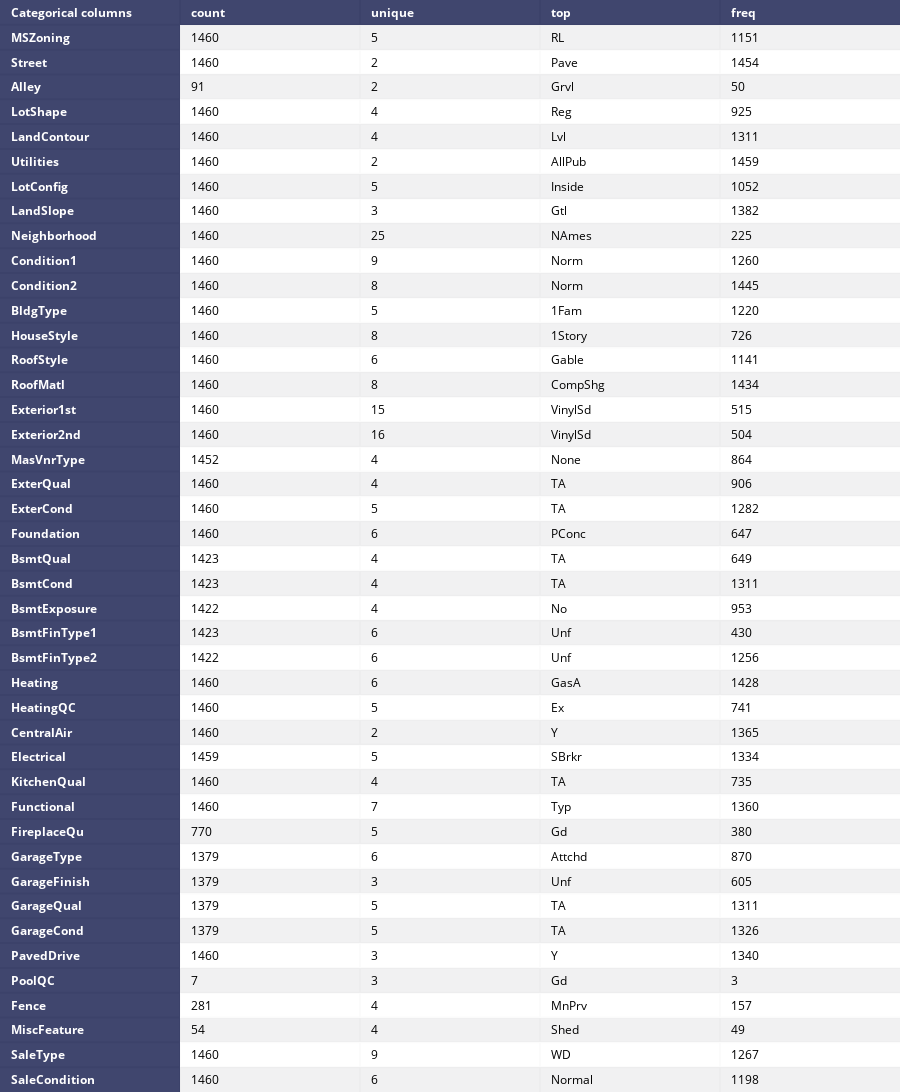

Here is the notebook cell this chart was saved with:
### Code cell
table_cat = ff.create_table(df.describe(include=['O']).T, index=True, index_title='Categorical columns')
iplot(table_cat)

### Figure 1 — Plotly figure (JSON) as saved in the notebook; plotly's stock layout.template omitted (floating-point values rounded to 4 significant figures; data arrays with more than 128 entries replaced by an {"elided": "..."} marker saying what was removed)
{"data": [{"colorscale": [[0, "#00083e"], [0.5, "#ededee"], [1, "#ffffff"]], "hoverinfo": "none", "opacity": 0.75, "showscale": false, "type": "heatmap", "uid": "4463082e-be64-4ded-a02d-e912ae786a1d", "z": {"elided": "44x5 float values"}}], "layout": {"annotations": [{"align": "left", "font": {"color": "#ffffff"}, "showarrow": false, "text": "<b>Categorical columns</b>", "x": -0.45, "xanchor": "left", "xref": "x", "y": 0, "yref": "y"}, {"align": "left", "font": {"color": "#ffffff"}, "showarrow": false, "text": "<b>count</b>", "x": 0.55, "xanchor": "left", "xref": "x", "y": 0, "yref": "y"}, {"align": "left", "font": {"color": "#ffffff"}, "showarrow": false, "text": "<b>unique</b>", "x": 1.55, "xanchor": "left", "xref": "x", "y": 0, "yref": "y"}, {"align": "left", "font": {"color": "#ffffff"}, "showarrow": false, "text": "<b>top</b>", "x": 2.55, "xanchor": "left", "xref": "x", "y": 0, "yref": "y"}, {"align": "left", "font": {"color": "#ffffff"}, "showarrow": false, "text": "<b>freq</b>", "x": 3.55, "xanchor": "left", "xref": "x", "y": 0, "yref": "y"}, {"align": "left", "font": {"color": "#ffffff"}, "showarrow": false, "text": "<b>MSZoning</b>", "x": -0.45, "xanchor": "left", "xref": "x", "y": 1, "yref": "y"}, {"align": "left", "font": {"color": "#000000"}, "showarrow": false, "text": "1460", "x": 0.55, "xanchor": "left", "xref": "x", "y": 1, "yref": "y"}, {"align": "left", "font": {"color": "#000000"}, "showarrow": false, "text": "5", "x": 1.55, "xanchor": "left", "xref": "x", "y": 1, "yref": "y"}, {"align": "left", "font": {"color": "#000000"}, "showarrow": false, "text": "RL", "x": 2.55, "xanchor": "left", "xref": "x", "y": 1, "yref": "y"}, {"align": "left", "font": {"color": "#000000"}, "showarrow": false, "text": "1151", "x": 3.55, "xanchor": "left", "xref": "x", "y": 1, "yref": "y"}, {"align": "left", "font": {"color": "#ffffff"}, "showarrow": false, "text": "<b>Street</b>", "x": -0.45, "xanchor": "left", "xref": "x", "y": 2, "yref": "y"}, {"align": "left", "font": {"color": "#000000"}, "showarrow": false, "text": "1460", "x": 0.55, "xanchor": "left", "xref": "x", "y": 2, "yref": "y"}, {"align": "left", "font": {"color": "#000000"}, "showarrow": false, "text": "2", "x": 1.55, "xanchor": "left", "xref": "x", "y": 2, "yref": "y"}, {"align": "left", "font": {"color": "#000000"}, "showarrow": false, "text": "Pave", "x": 2.55, "xanchor": "left", "xref": "x", "y": 2, "yref": "y"}, {"align": "left", "font": {"color": "#000000"}, "showarrow": false, "text": "1454", "x": 3.55, "xanchor": "left", "xref": "x", "y": 2, "yref": "y"}, {"align": "left", "font": {"color": "#ffffff"}, "showarrow": false, "text": "<b>Alley</b>", "x": -0.45, "xanchor": "left", "xref": "x", "y": 3, "yref": "y"}, {"align": "left", "font": {"color": "#000000"}, "showarrow": false, "text": "91", "x": 0.55, "xanchor": "left", "xref": "x", "y": 3, "yref": "y"}, {"align": "left", "font": {"color": "#000000"}, "showarrow": false, "text": "2", "x": 1.55, "xanchor": "left", "xref": "x", "y": 3, "yref": "y"}, {"align": "left", "font": {"color": "#000000"}, "showarrow": false, "text": "Grvl", "x": 2.55, "xanchor": "left", "xref": "x", "y": 3, "yref": "y"}, {"align": "left", "font": {"color": "#000000"}, "showarrow": false, "text": "50", "x": 3.55, "xanchor": "left", "xref": "x", "y": 3, "yref": "y"}, {"align": "left", "font": {"color": "#ffffff"}, "showarrow": false, "text": "<b>LotShape</b>", "x": -0.45, "xanchor": "left", "xref": "x", "y": 4, "yref": "y"}, {"align": "left", "font": {"color": "#000000"}, "showarrow": false, "text": "1460", "x": 0.55, "xanchor": "left", "xref": "x", "y": 4, "yref": "y"}, {"align": "left", "font": {"color": "#000000"}, "showarrow": false, "text": "4", "x": 1.55, "xanchor": "left", "xref": "x", "y": 4, "yref": "y"}, {"align": "left", "font": {"color": "#000000"}, "showarrow": false, "text": "Reg", "x": 2.55, "xanchor": "left", "xref": "x", "y": 4, "yref": "y"}, {"align": "left", "font": {"color": "#000000"}, "showarrow": false, "text": "925", "x": 3.55, "xanchor": "left", "xref": "x", "y": 4, "yref": "y"}, {"align": "left", "font": {"color": "#ffffff"}, "showarrow": false, "text": "<b>LandContour</b>", "x": -0.45, "xanchor": "left", "xref": "x", "y": 5, "yref": "y"}, {"align": "left", "font": {"color": "#000000"}, "showarrow": false, "text": "1460", "x": 0.55, "xanchor": "left", "xref": "x", "y": 5, "yref": "y"}, {"align": "left", "font": {"color": "#000000"}, "showarrow": false, "text": "4", "x": 1.55, "xanchor": "left", "xref": "x", "y": 5, "yref": "y"}, {"align": "left", "font": {"color": "#000000"}, "showarrow": false, "text": "Lvl", "x": 2.55, "xanchor": "left", "xref": "x", "y": 5, "yref": "y"}, {"align": "left", "font": {"color": "#000000"}, "showarrow": false, "text": "1311", "x": 3.55, "xanchor": "left", "xref": "x", "y": 5, "yref": "y"}, {"align": "left", "font": {"color": "#ffffff"}, "showarrow": false, "text": "<b>Utilities</b>", "x": -0.45, "xanchor": "left", "xref": "x", "y": 6, "yref": "y"}, {"align": "left", "font": {"color": "#000000"}, "showarrow": false, "text": "1460", "x": 0.55, "xanchor": "left", "xref": "x", "y": 6, "yref": "y"}, {"align": "left", "font": {"color": "#000000"}, "showarrow": false, "text": "2", "x": 1.55, "xanchor": "left", "xref": "x", "y": 6, "yref": "y"}, {"align": "left", "font": {"color": "#000000"}, "showarrow": false, "text": "AllPub", "x": 2.55, "xanchor": "left", "xref": "x", "y": 6, "yref": "y"}, {"align": "left", "font": {"color": "#000000"}, "showarrow": false, "text": "1459", "x": 3.55, "xanchor": "left", "xref": "x", "y": 6, "yref": "y"}, {"align": "left", "font": {"color": "#ffffff"}, "showarrow": false, "text": "<b>LotConfig</b>", "x": -0.45, "xanchor": "left", "xref": "x", "y": 7, "yref": "y"}, {"align": "left", "font": {"color": "#000000"}, "showarrow": false, "text": "1460", "x": 0.55, "xanchor": "left", "xref": "x", "y": 7, "yref": "y"}, {"align": "left", "font": {"color": "#000000"}, "showarrow": false, "text": "5", "x": 1.55, "xanchor": "left", "xref": "x", "y": 7, "yref": "y"}, {"align": "left", "font": {"color": "#000000"}, "showarrow": false, "text": "Inside", "x": 2.55, "xanchor": "left", "xref": "x", "y": 7, "yref": "y"}, {"align": "left", "font": {"color": "#000000"}, "showarrow": false, "text": "1052", "x": 3.55, "xanchor": "left", "xref": "x", "y": 7, "yref": "y"}, {"align": "left", "font": {"color": "#ffffff"}, "showarrow": false, "text": "<b>LandSlope</b>", "x": -0.45, "xanchor": "left", "xref": "x", "y": 8, "yref": "y"}, {"align": "left", "font": {"color": "#000000"}, "showarrow": false, "text": "1460", "x": 0.55, "xanchor": "left", "xref": "x", "y": 8, "yref": "y"}, {"align": "left", "font": {"color": "#000000"}, "showarrow": false, "text": "3", "x": 1.55, "xanchor": "left", "xref": "x", "y": 8, "yref": "y"}, {"align": "left", "font": {"color": "#000000"}, "showarrow": false, "text": "Gtl", "x": 2.55, "xanchor": "left", "xref": "x", "y": 8, "yref": "y"}, {"align": "left", "font": {"color": "#000000"}, "showarrow": false, "text": "1382", "x": 3.55, "xanchor": "left", "xref": "x", "y": 8, "yref": "y"}, {"align": "left", "font": {"color": "#ffffff"}, "showarrow": false, "text": "<b>Neighborhood</b>", "x": -0.45, "xanchor": "left", "xref": "x", "y": 9, "yref": "y"}, {"align": "left", "font": {"color": "#000000"}, "showarrow": false, "text": "1460", "x": 0.55, "xanchor": "left", "xref": "x", "y": 9, "yref": "y"}, {"align": "left", "font": {"color": "#000000"}, "showarrow": false, "text": "25", "x": 1.55, "xanchor": "left", "xref": "x", "y": 9, "yref": "y"}, {"align": "left", "font": {"color": "#000000"}, "showarrow": false, "text": "NAmes", "x": 2.55, "xanchor": "left", "xref": "x", "y": 9, "yref": "y"}, {"align": "left", "font": {"color": "#000000"}, "showarrow": false, "text": "225", "x": 3.55, "xanchor": "left", "xref": "x", "y": 9, "yref": "y"}, {"align": "left", "font": {"color": "#ffffff"}, "showarrow": false, "text": "<b>Condition1</b>", "x": -0.45, "xanchor": "left", "xref": "x", "y": 10, "yref": "y"}, {"align": "left", "font": {"color": "#000000"}, "showarrow": false, "text": "1460", "x": 0.55, "xanchor": "left", "xref": "x", "y": 10, "yref": "y"}, {"align": "left", "font": {"color": "#000000"}, "showarrow": false, "text": "9", "x": 1.55, "xanchor": "left", "xref": "x", "y": 10, "yref": "y"}, {"align": "left", "font": {"color": "#000000"}, "showarrow": false, "text": "Norm", "x": 2.55, "xanchor": "left", "xref": "x", "y": 10, "yref": "y"}, {"align": "left", "font": {"color": "#000000"}, "showarrow": false, "text": "1260", "x": 3.55, "xanchor": "left", "xref": "x", "y": 10, "yref": "y"}, {"align": "left", "font": {"color": "#ffffff"}, "showarrow": false, "text": "<b>Condition2</b>", "x": -0.45, "xanchor": "left", "xref": "x", "y": 11, "yref": "y"}, {"align": "left", "font": {"color": "#000000"}, "showarrow": false, "text": "1460", "x": 0.55, "xanchor": "left", "xref": "x", "y": 11, "yref": "y"}, {"align": "left", "font": {"color": "#000000"}, "showarrow": false, "text": "8", "x": 1.55, "xanchor": "left", "xref": "x", "y": 11, "yref": "y"}, {"align": "left", "font": {"color": "#000000"}, "showarrow": false, "text": "Norm", "x": 2.55, "xanchor": "left", "xref": "x", "y": 11, "yref": "y"}, {"align": "left", "font": {"color": "#000000"}, "showarrow": false, "text": "1445", "x": 3.55, "xanchor": "left", "xref": "x", "y": 11, "yref": "y"}, {"align": "left", "font": {"color": "#ffffff"}, "showarrow": false, "text": "<b>BldgType</b>", "x": -0.45, "xanchor": "left", "xref": "x", "y": 12, "yref": "y"}, {"align": "left", "font": {"color": "#000000"}, "showarrow": false, "text": "1460", "x": 0.55, "xanchor": "left", "xref": "x", "y": 12, "yref": "y"}, {"align": "left", "font": {"color": "#000000"}, "showarrow": false, "text": "5", "x": 1.55, "xanchor": "left", "xref": "x", "y": 12, "yref": "y"}, {"align": "left", "font": {"color": "#000000"}, "showarrow": false, "text": "1Fam", "x": 2.55, "xanchor": "left", "xref": "x", "y": 12, "yref": "y"}, {"align": "left", "font": {"color": "#000000"}, "showarrow": false, "text": "1220", "x": 3.55, "xanchor": "left", "xref": "x", "y": 12, "yref": "y"}, {"align": "left", "font": {"color": "#ffffff"}, "showarrow": false, "text": "<b>HouseStyle</b>", "x": -0.45, "xanchor": "left", "xref": "x", "y": 13, "yref": "y"}, {"align": "left", "font": {"color": "#000000"}, "showarrow": false, "text": "1460", "x": 0.55, "xanchor": "left", "xref": "x", "y": 13, "yref": "y"}, {"align": "left", "font": {"color": "#000000"}, "showarrow": false, "text": "8", "x": 1.55, "xanchor": "left", "xref": "x", "y": 13, "yref": "y"}, {"align": "left", "font": {"color": "#000000"}, "showarrow": false, "text": "1Story", "x": 2.55, "xanchor": "left", "xref": "x", "y": 13, "yref": "y"}, {"align": "left", "font": {"color": "#000000"}, "showarrow": false, "text": "726", "x": 3.55, "xanchor": "left", "xref": "x", "y": 13, "yref": "y"}, {"align": "left", "font": {"color": "#ffffff"}, "showarrow": false, "text": "<b>RoofStyle</b>", "x": -0.45, "xanchor": "left", "xref": "x", "y": 14, "yref": "y"}, {"align": "left", "font": {"color": "#000000"}, "showarrow": false, "text": "1460", "x": 0.55, "xanchor": "left", "xref": "x", "y": 14, "yref": "y"}, {"align": "left", "font": {"color": "#000000"}, "showarrow": false, "text": "6", "x": 1.55, "xanchor": "left", "xref": "x", "y": 14, "yref": "y"}, {"align": "left", "font": {"color": "#000000"}, "showarrow": false, "text": "Gable", "x": 2.55, "xanchor": "left", "xref": "x", "y": 14, "yref": "y"}, {"align": "left", "font": {"color": "#000000"}, "showarrow": false, "text": "1141", "x": 3.55, "xanchor": "left", "xref": "x", "y": 14, "yref": "y"}, {"align": "left", "font": {"color": "#ffffff"}, "showarrow": false, "text": "<b>RoofMatl</b>", "x": -0.45, "xanchor": "left", "xref": "x", "y": 15, "yref": "y"}, {"align": "left", "font": {"color": "#000000"}, "showarrow": false, "text": "1460", "x": 0.55, "xanchor": "left", "xref": "x", "y": 15, "yref": "y"}, {"align": "left", "font": {"color": "#000000"}, "showarrow": false, "text": "8", "x": 1.55, "xanchor": "left", "xref": "x", "y": 15, "yref": "y"}, {"align": "left", "font": {"color": "#000000"}, "showarrow": false, "text": "CompShg", "x": 2.55, "xanchor": "left", "xref": "x", "y": 15, "yref": "y"}, {"align": "left", "font": {"color": "#000000"}, "showarrow": false, "text": "1434", "x": 3.55, "xanchor": "left", "xref": "x", "y": 15, "yref": "y"}, {"align": "left", "font": {"color": "#ffffff"}, "showarrow": false, "text": "<b>Exterior1st</b>", "x": -0.45, "xanchor": "left", "xref": "x", "y": 16, "yref": "y"}, {"align": "left", "font": {"color": "#000000"}, "showarrow": false, "text": "1460", "x": 0.55, "xanchor": "left", "xref": "x", "y": 16, "yref": "y"}, {"align": "left", "font": {"color": "#000000"}, "showarrow": false, "text": "15", "x": 1.55, "xanchor": "left", "xref": "x", "y": 16, "yref": "y"}, {"align": "left", "font": {"color": "#000000"}, "showarrow": false, "text": "VinylSd", "x": 2.55, "xanchor": "left", "xref": "x", "y": 16, "yref": "y"}, {"align": "left", "font": {"color": "#000000"}, "showarrow": false, "text": "515", "x": 3.55, "xanchor": "left", "xref": "x", "y": 16, "yref": "y"}, {"align": "left", "font": {"color": "#ffffff"}, "showarrow": false, "text": "<b>Exterior2nd</b>", "x": -0.45, "xanchor": "left", "xref": "x", "y": 17, "yref": "y"}, {"align": "left", "font": {"color": "#000000"}, "showarrow": false, "text": "1460", "x": 0.55, "xanchor": "left", "xref": "x", "y": 17, "yref": "y"}, {"align": "left", "font": {"color": "#000000"}, "showarrow": false, "text": "16", "x": 1.55, "xanchor": "left", "xref": "x", "y": 17, "yref": "y"}, {"align": "left", "font": {"color": "#000000"}, "showarrow": false, "text": "VinylSd", "x": 2.55, "xanchor": "left", "xref": "x", "y": 17, "yref": "y"}, {"align": "left", "font": {"color": "#000000"}, "showarrow": false, "text": "504", "x": 3.55, "xanchor": "left", "xref": "x", "y": 17, "yref": "y"}, {"align": "left", "font": {"color": "#ffffff"}, "showarrow": false, "text": "<b>MasVnrType</b>", "x": -0.45, "xanchor": "left", "xref": "x", "y": 18, "yref": "y"}, {"align": "left", "font": {"color": "#000000"}, "showarrow": false, "text": "1452", "x": 0.55, "xanchor": "left", "xref": "x", "y": 18, "yref": "y"}, {"align": "left", "font": {"color": "#000000"}, "showarrow": false, "text": "4", "x": 1.55, "xanchor": "left", "xref": "x", "y": 18, "yref": "y"}, {"align": "left", "font": {"color": "#000000"}, "showarrow": false, "text": "None", "x": 2.55, "xanchor": "left", "xref": "x", "y": 18, "yref": "y"}, {"align": "left", "font": {"color": "#000000"}, "showarrow": false, "text": "864", "x": 3.55, "xanchor": "left", "xref": "x", "y": 18, "yref": "y"}, {"align": "left", "font": {"color": "#ffffff"}, "showarrow": false, "text": "<b>ExterQual</b>", "x": -0.45, "xanchor": "left", "xref": "x", "y": 19, "yref": "y"}, {"align": "left", "font": {"color": "#000000"}, "showarrow": false, "text": "1460", "x": 0.55, "xanchor": "left", "xref": "x", "y": 19, "yref": "y"}, {"align": "left", "font": {"color": "#000000"}, "showarrow": false, "text": "4", "x": 1.55, "xanchor": "left", "xref": "x", "y": 19, "yref": "y"}, {"align": "left", "font": {"color": "#000000"}, "showarrow": false, "text": "TA", "x": 2.55, "xanchor": "left", "xref": "x", "y": 19, "yref": "y"}, {"align": "left", "font": {"color": "#000000"}, "showarrow": false, "text": "906", "x": 3.55, "xanchor": "left", "xref": "x", "y": 19, "yref": "y"}, {"align": "left", "font": {"color": "#ffffff"}, "showarrow": false, "text": "<b>ExterCond</b>", "x": -0.45, "xanchor": "left", "xref": "x", "y": 20, "yref": "y"}, {"align": "left", "font": {"color": "#000000"}, "showarrow": false, "text": "1460", "x": 0.55, "xanchor": "left", "xref": "x", "y": 20, "yref": "y"}, {"align": "left", "font": {"color": "#000000"}, "showarrow": false, "text": "5", "x": 1.55, "xanchor": "left", "xref": "x", "y": 20, "yref": "y"}, {"align": "left", "font": {"color": "#000000"}, "showarrow": false, "text": "TA", "x": 2.55, "xanchor": "left", "xref": "x", "y": 20, "yref": "y"}, {"align": "left", "font": {"color": "#000000"}, "showarrow": false, "text": "1282", "x": 3.55, "xanchor": "left", "xref": "x", "y": 20, "yref": "y"}, {"align": "left", "font": {"color": "#ffffff"}, "showarrow": false, "text": "<b>Foundation</b>", "x": -0.45, "xanchor": "left", "xref": "x", "y": 21, "yref": "y"}, {"align": "left", "font": {"color": "#000000"}, "showarrow": false, "text": "1460", "x": 0.55, "xanchor": "left", "xref": "x", "y": 21, "yref": "y"}, {"align": "left", "font": {"color": "#000000"}, "showarrow": false, "text": "6", "x": 1.55, "xanchor": "left", "xref": "x", "y": 21, "yref": "y"}, {"align": "left", "font": {"color": "#000000"}, "showarrow": false, "text": "PConc", "x": 2.55, "xanchor": "left", "xref": "x", "y": 21, "yref": "y"}, {"align": "left", "font": {"color": "#000000"}, "showarrow": false, "text": "647", "x": 3.55, "xanchor": "left", "xref": "x", "y": 21, "yref": "y"}, {"align": "left", "font": {"color": "#ffffff"}, "showarrow": false, "text": "<b>BsmtQual</b>", "x": -0.45, "xanchor": "left", "xref": "x", "y": 22, "yref": "y"}, {"align": "left", "font": {"color": "#000000"}, "showarrow": false, "text": "1423", "x": 0.55, "xanchor": "left", "xref": "x", "y": 22, "yref": "y"}, {"align": "left", "font": {"color": "#000000"}, "showarrow": false, "text": "4", "x": 1.55, "xanchor": "left", "xref": "x", "y": 22, "yref": "y"}, {"align": "left", "font": {"color": "#000000"}, "showarrow": false, "text": "TA", "x": 2.55, "xanchor": "left", "xref": "x", "y": 22, "yref": "y"}, {"align": "left", "font": {"color": "#000000"}, "showarrow": false, "text": "649", "x": 3.55, "xanchor": "left", "xref": "x", "y": 22, "yref": "y"}, {"align": "left", "font": {"color": "#ffffff"}, "showarrow": false, "text": "<b>BsmtCond</b>", "x": -0.45, "xanchor": "left", "xref": "x", "y": 23, "yref": "y"}, {"align": "left", "font": {"color": "#000000"}, "showarrow": false, "text": "1423", "x": 0.55, "xanchor": "left", "xref": "x", "y": 23, "yref": "y"}, {"align": "left", "font": {"color": "#000000"}, "showarrow": false, "text": "4", "x": 1.55, "xanchor": "left", "xref": "x", "y": 23, "yref": "y"}, {"align": "left", "font": {"color": "#000000"}, "showarrow": false, "text": "TA", "x": 2.55, "xanchor": "left", "xref": "x", "y": 23, "yref": "y"}, {"align": "left", "font": {"color": "#000000"}, "showarrow": false, "text": "1311", "x": 3.55, "xanchor": "left", "xref": "x", "y": 23, "yref": "y"}, {"align": "left", "font": {"color": "#ffffff"}, "showarrow": false, "text": "<b>BsmtExposure</b>", "x": -0.45, "xanchor": "left", "xref": "x", "y": 24, "yref": "y"}, {"align": "left", "font": {"color": "#000000"}, "showarrow": false, "text": "1422", "x": 0.55, "xanchor": "left", "xref": "x", "y": 24, "yref": "y"}, {"align": "left", "font": {"color": "#000000"}, "showarrow": false, "text": "4", "x": 1.55, "xanchor": "left", "xref": "x", "y": 24, "yref": "y"}, {"align": "left", "font": {"color": "#000000"}, "showarrow": false, "text": "No", "x": 2.55, "xanchor": "left", "xref": "x", "y": 24, "yref": "y"}, {"align": "left", "font": {"color": "#000000"}, "showarrow": false, "text": "953", "x": 3.55, "xanchor": "left", "xref": "x", "y": 24, "yref": "y"}, {"align": "left", "font": {"color": "#ffffff"}, "showarrow": false, "text": "<b>BsmtFinType1</b>", "x": -0.45, "xanchor": "left", "xref": "x", "y": 25, "yref": "y"}, {"align": "left", "font": {"color": "#000000"}, "showarrow": false, "text": "1423", "x": 0.55, "xanchor": "left", "xref": "x", "y": 25, "yref": "y"}, {"align": "left", "font": {"color": "#000000"}, "showarrow": false, "text": "6", "x": 1.55, "xanchor": "left", "xref": "x", "y": 25, "yref": "y"}, {"align": "left", "font": {"color": "#000000"}, "showarrow": false, "text": "Unf", "x": 2.55, "xanchor": "left", "xref": "x", "y": 25, "yref": "y"}, {"align": "left", "font": {"color": "#000000"}, "showarrow": false, "text": "430", "x": 3.55, "xanchor": "left", "xref": "x", "y": 25, "yref": "y"}, {"align": "left", "font": {"color": "#ffffff"}, "showarrow": false, "text": "<b>BsmtFinType2</b>", "x": -0.45, "xanchor": "left", "xref": "x", "y": 26, "yref": "y"}, {"align": "left", "font": {"color": "#000000"}, "showarrow": false, "text": "1422", "x": 0.55, "xanchor": "left", "xref": "x", "y": 26, "yref": "y"}, {"align": "left", "font": {"color": "#000000"}, "showarrow": false, "text": "6", "x": 1.55, "xanchor": "left", "xref": "x", "y": 26, "yref": "y"}, {"align": "left", "font": {"color": "#000000"}, "showarrow": false, "text": "Unf", "x": 2.55, "xanchor": "left", "xref": "x", "y": 26, "yref": "y"}, {"align": "left", "font": {"color": "#000000"}, "showarrow": false, "text": "1256", "x": 3.55, "xanchor": "left", "xref": "x", "y": 26, "yref": "y"}, {"align": "left", "font": {"color": "#ffffff"}, "showarrow": false, "text": "<b>Heating</b>", "x": -0.45, "xanchor": "left", "xref": "x", "y": 27, "yref": "y"}, {"align": "left", "font": {"color": "#000000"}, "showarrow": false, "text": "1460", "x": 0.55, "xanchor": "left", "xref": "x", "y": 27, "yref": "y"}, {"align": "left", "font": {"color": "#000000"}, "showarrow": false, "text": "6", "x": 1.55, "xanchor": "left", "xref": "x", "y": 27, "yref": "y"}, {"align": "left", "font": {"color": "#000000"}, "showarrow": false, "text": "GasA", "x": 2.55, "xanchor": "left", "xref": "x", "y": 27, "yref": "y"}, {"align": "left", "font": {"color": "#000000"}, "showarrow": false, "text": "1428", "x": 3.55, "xanchor": "left", "xref": "x", "y": 27, "yref": "y"}, {"align": "left", "font": {"color": "#ffffff"}, "showarrow": false, "text": "<b>HeatingQC</b>", "x": -0.45, "xanchor": "left", "xref": "x", "y": 28, "yref": "y"}, {"align": "left", "font": {"color": "#000000"}, "showarrow": false, "text": "1460", "x": 0.55, "xanchor": "left", "xref": "x", "y": 28, "yref": "y"}, {"align": "left", "font": {"color": "#000000"}, "showarrow": false, "text": "5", "x": 1.55, "xanchor": "left", "xref": "x", "y": 28, "yref": "y"}, {"align": "left", "font": {"color": "#000000"}, "showarrow": false, "text": "Ex", "x": 2.55, "xanchor": "left", "xref": "x", "y": 28, "yref": "y"}, {"align": "left", "font": {"color": "#000000"}, "showarrow": false, "text": "741", "x": 3.55, "xanchor": "left", "xref": "x", "y": 28, "yref": "y"}, {"align": "left", "font": {"color": "#ffffff"}, "showarrow": false, "text": "<b>CentralAir</b>", "x": -0.45, "xanchor": "left", "xref": "x", "y": 29, "yref": "y"}, {"align": "left", "font": {"color": "#000000"}, "showarrow": false, "text": "1460", "x": 0.55, "xanchor": "left", "xref": "x", "y": 29, "yref": "y"}, {"align": "left", "font": {"color": "#000000"}, "showarrow": false, "text": "2", "x": 1.55, "xanchor": "left", "xref": "x", "y": 29, "yref": "y"}, {"align": "left", "font": {"color": "#000000"}, "showarrow": false, "text": "Y", "x": 2.55, "xanchor": "left", "xref": "x", "y": 29, "yref": "y"}, {"align": "left", "font": {"color": "#000000"}, "showarrow": false, "text": "1365", "x": 3.55, "xanchor": "left", "xref": "x", "y": 29, "yref": "y"}, {"align": "left", "font": {"color": "#ffffff"}, "showarrow": false, "text": "<b>Electrical</b>", "x": -0.45, "xanchor": "left", "xref": "x", "y": 30, "yref": "y"}, {"align": "left", "font": {"color": "#000000"}, "showarrow": false, "text": "1459", "x": 0.55, "xanchor": "left", "xref": "x", "y": 30, "yref": "y"}, {"align": "left", "font": {"color": "#000000"}, "showarrow": false, "text": "5", "x": 1.55, "xanchor": "left", "xref": "x", "y": 30, "yref": "y"}, {"align": "left", "font": {"color": "#000000"}, "showarrow": false, "text": "SBrkr", "x": 2.55, "xanchor": "left", "xref": "x", "y": 30, "yref": "y"}, {"align": "left", "font": {"color": "#000000"}, "showarrow": false, "text": "1334", "x": 3.55, "xanchor": "left", "xref": "x", "y": 30, "yref": "y"}, {"align": "left", "font": {"color": "#ffffff"}, "showarrow": false, "text": "<b>KitchenQual</b>", "x": -0.45, "xanchor": "left", "xref": "x", "y": 31, "yref": "y"}, {"align": "left", "font": {"color": "#000000"}, "showarrow": false, "text": "1460", "x": 0.55, "xanchor": "left", "xref": "x", "y": 31, "yref": "y"}, {"align": "left", "font": {"color": "#000000"}, "showarrow": false, "text": "4", "x": 1.55, "xanchor": "left", "xref": "x", "y": 31, "yref": "y"}, {"align": "left", "font": {"color": "#000000"}, "showarrow": false, "text": "TA", "x": 2.55, "xanchor": "left", "xref": "x", "y": 31, "yref": "y"}, {"align": "left", "font": {"color": "#000000"}, "showarrow": false, "text": "735", "x": 3.55, "xanchor": "left", "xref": "x", "y": 31, "yref": "y"}, {"align": "left", "font": {"color": "#ffffff"}, "showarrow": false, "text": "<b>Functional</b>", "x": -0.45, "xanchor": "left", "xref": "x", "y": 32, "yref": "y"}, {"align": "left", "font": {"color": "#000000"}, "showarrow": false, "text": "1460", "x": 0.55, "xanchor": "left", "xref": "x", "y": 32, "yref": "y"}, {"align": "left", "font": {"color": "#000000"}, "showarrow": false, "text": "7", "x": 1.55, "xanchor": "left", "xref": "x", "y": 32, "yref": "y"}, {"align": "left", "font": {"color": "#000000"}, "showarrow": false, "text": "Typ", "x": 2.55, "xanchor": "left", "xref": "x", "y": 32, "yref": "y"}, {"align": "left", "font": {"color": "#000000"}, "showarrow": false, "text": "1360", "x": 3.55, "xanchor": "left", "xref": "x", "y": 32, "yref": "y"}, {"align": "left", "font": {"color": "#ffffff"}, "showarrow": false, "text": "<b>FireplaceQu</b>", "x": -0.45, "xanchor": "left", "xref": "x", "y": 33, "yref": "y"}, {"align": "left", "font": {"color": "#000000"}, "showarrow": false, "text": "770", "x": 0.55, "xanchor": "left", "xref": "x", "y": 33, "yref": "y"}, {"align": "left", "font": {"color": "#000000"}, "showarrow": false, "text": "5", "x": 1.55, "xanchor": "left", "xref": "x", "y": 33, "yref": "y"}, {"align": "left", "font": {"color": "#000000"}, "showarrow": false, "text": "Gd", "x": 2.55, "xanchor": "left", "xref": "x", "y": 33, "yref": "y"}, {"align": "left", "font": {"color": "#000000"}, "showarrow": false, "text": "380", "x": 3.55, "xanchor": "left", "xref": "x", "y": 33, "yref": "y"}, {"align": "left", "font": {"color": "#ffffff"}, "showarrow": false, "text": "<b>GarageType</b>", "x": -0.45, "xanchor": "left", "xref": "x", "y": 34, "yref": "y"}, {"align": "left", "font": {"color": "#000000"}, "showarrow": false, "text": "1379", "x": 0.55, "xanchor": "left", "xref": "x", "y": 34, "yref": "y"}, {"align": "left", "font": {"color": "#000000"}, "showarrow": false, "text": "6", "x": 1.55, "xanchor": "left", "xref": "x", "y": 34, "yref": "y"}, {"align": "left", "font": {"color": "#000000"}, "showarrow": false, "text": "Attchd", "x": 2.55, "xanchor": "left", "xref": "x", "y": 34, "yref": "y"}, {"align": "left", "font": {"color": "#000000"}, "showarrow": false, "text": "870", "x": 3.55, "xanchor": "left", "xref": "x", "y": 34, "yref": "y"}, {"align": "left", "font": {"color": "#ffffff"}, "showarrow": false, "text": "<b>GarageFinish</b>", "x": -0.45, "xanchor": "left", "xref": "x", "y": 35, "yref": "y"}, {"align": "left", "font": {"color": "#000000"}, "showarrow": false, "text": "1379", "x": 0.55, "xanchor": "left", "xref": "x", "y": 35, "yref": "y"}, {"align": "left", "font": {"color": "#000000"}, "showarrow": false, "text": "3", "x": 1.55, "xanchor": "left", "xref": "x", "y": 35, "yref": "y"}, {"align": "left", "font": {"color": "#000000"}, "showarrow": false, "text": "Unf", "x": 2.55, "xanchor": "left", "xref": "x", "y": 35, "yref": "y"}, {"align": "left", "font": {"color": "#000000"}, "showarrow": false, "text": "605", "x": 3.55, "xanchor": "left", "xref": "x", "y": 35, "yref": "y"}, {"align": "left", "font": {"color": "#ffffff"}, "showarrow": false, "text": "<b>GarageQual</b>", "x": -0.45, "xanchor": "left", "xref": "x", "y": 36, "yref": "y"}, {"align": "left", "font": {"color": "#000000"}, "showarrow": false, "text": "1379", "x": 0.55, "xanchor": "left", "xref": "x", "y": 36, "yref": "y"}, {"align": "left", "font": {"color": "#000000"}, "showarrow": false, "text": "5", "x": 1.55, "xanchor": "left", "xref": "x", "y": 36, "yref": "y"}, {"align": "left", "font": {"color": "#000000"}, "showarrow": false, "text": "TA", "x": 2.55, "xanchor": "left", "xref": "x", "y": 36, "yref": "y"}, {"align": "left", "font": {"color": "#000000"}, "showarrow": false, "text": "1311", "x": 3.55, "xanchor": "left", "xref": "x", "y": 36, "yref": "y"}, {"align": "left", "font": {"color": "#ffffff"}, "showarrow": false, "text": "<b>GarageCond</b>", "x": -0.45, "xanchor": "left", "xref": "x", "y": 37, "yref": "y"}, {"align": "left", "font": {"color": "#000000"}, "showarrow": false, "text": "1379", "x": 0.55, "xanchor": "left", "xref": "x", "y": 37, "yref": "y"}, {"align": "left", "font": {"color": "#000000"}, "showarrow": false, "text": "5", "x": 1.55, "xanchor": "left", "xref": "x", "y": 37, "yref": "y"}, {"align": "left", "font": {"color": "#000000"}, "showarrow": false, "text": "TA", "x": 2.55, "xanchor": "left", "xref": "x", "y": 37, "yref": "y"}, {"align": "left", "font": {"color": "#000000"}, "showarrow": false, "text": "1326", "x": 3.55, "xanchor": "left", "xref": "x", "y": 37, "yref": "y"}, {"align": "left", "font": {"color": "#ffffff"}, "showarrow": false, "text": "<b>PavedDrive</b>", "x": -0.45, "xanchor": "left", "xref": "x", "y": 38, "yref": "y"}, {"align": "left", "font": {"color": "#000000"}, "showarrow": false, "text": "1460", "x": 0.55, "xanchor": "left", "xref": "x", "y": 38, "yref": "y"}, {"align": "left", "font": {"color": "#000000"}, "showarrow": false, "text": "3", "x": 1.55, "xanchor": "left", "xref": "x", "y": 38, "yref": "y"}, {"align": "left", "font": {"color": "#000000"}, "showarrow": false, "text": "Y", "x": 2.55, "xanchor": "left", "xref": "x", "y": 38, "yref": "y"}, {"align": "left", "font": {"color": "#000000"}, "showarrow": false, "text": "1340", "x": 3.55, "xanchor": "left", "xref": "x", "y": 38, "yref": "y"}, {"align": "left", "font": {"color": "#ffffff"}, "showarrow": false, "text": "<b>PoolQC</b>", "x": -0.45, "xanchor": "left", "xref": "x", "y": 39, "yref": "y"}, {"align": "left", "font": {"color": "#000000"}, "showarrow": false, "text": "7", "x": 0.55, "xanchor": "left", "xref": "x", "y": 39, "yref": "y"}, {"align": "left", "font": {"color": "#000000"}, "showarrow": false, "text": "3", "x": 1.55, "xanchor": "left", "xref": "x", "y": 39, "yref": "y"}, {"align": "left", "font": {"color": "#000000"}, "showarrow": false, "text": "Gd", "x": 2.55, "xanchor": "left", "xref": "x", "y": 39, "yref": "y"}, {"align": "left", "font": {"color": "#000000"}, "showarrow": false, "text": "3", "x": 3.55, "xanchor": "left", "xref": "x", "y": 39, "yref": "y"}, {"align": "left", "font": {"color": "#ffffff"}, "showarrow": false, "text": "<b>Fence</b>", "x": -0.45, "xanchor": "left", "xref": "x", "y": 40, "yref": "y"}, {"align": "left", "font": {"color": "#000000"}, "showarrow": false, "text": "281", "x": 0.55, "xanchor": "left", "xref": "x", "y": 40, "yref": "y"}, {"align": "left", "font": {"color": "#000000"}, "showarrow": false, "text": "4", "x": 1.55, "xanchor": "left", "xref": "x", "y": 40, "yref": "y"}, {"align": "left", "font": {"color": "#000000"}, "showarrow": false, "text": "MnPrv", "x": 2.55, "xanchor": "left", "xref": "x", "y": 40, "yref": "y"}, {"align": "left", "font": {"color": "#000000"}, "showarrow": false, "text": "157", "x": 3.55, "xanchor": "left", "xref": "x", "y": 40, "yref": "y"}, {"align": "left", "font": {"color": "#ffffff"}, "showarrow": false, "text": "<b>MiscFeature</b>", "x": -0.45, "xanchor": "left", "xref": "x", "y": 41, "yref": "y"}, {"align": "left", "font": {"color": "#000000"}, "showarrow": false, "text": "54", "x": 0.55, "xanchor": "left", "xref": "x", "y": 41, "yref": "y"}, {"align": "left", "font": {"color": "#000000"}, "showarrow": false, "text": "4", "x": 1.55, "xanchor": "left", "xref": "x", "y": 41, "yref": "y"}, {"align": "left", "font": {"color": "#000000"}, "showarrow": false, "text": "Shed", "x": 2.55, "xanchor": "left", "xref": "x", "y": 41, "yref": "y"}, {"align": "left", "font": {"color": "#000000"}, "showarrow": false, "text": "49", "x": 3.55, "xanchor": "left", "xref": "x", "y": 41, "yref": "y"}, {"align": "left", "font": {"color": "#ffffff"}, "showarrow": false, "text": "<b>SaleType</b>", "x": -0.45, "xanchor": "left", "xref": "x", "y": 42, "yref": "y"}, {"align": "left", "font": {"color": "#000000"}, "showarrow": false, "text": "1460", "x": 0.55, "xanchor": "left", "xref": "x", "y": 42, "yref": "y"}, {"align": "left", "font": {"color": "#000000"}, "showarrow": false, "text": "9", "x": 1.55, "xanchor": "left", "xref": "x", "y": 42, "yref": "y"}, {"align": "left", "font": {"color": "#000000"}, "showarrow": false, "text": "WD", "x": 2.55, "xanchor": "left", "xref": "x", "y": 42, "yref": "y"}, {"align": "left", "font": {"color": "#000000"}, "showarrow": false, "text": "1267", "x": 3.55, "xanchor": "left", "xref": "x", "y": 42, "yref": "y"}, {"align": "left", "font": {"color": "#ffffff"}, "showarrow": false, "text": "<b>SaleCondition</b>", "x": -0.45, "xanchor": "left", "xref": "x", "y": 43, "yref": "y"}, {"align": "left", "font": {"color": "#000000"}, "showarrow": false, "text": "1460", "x": 0.55, "xanchor": "left", "xref": "x", "y": 43, "yref": "y"}, {"align": "left", "font": {"color": "#000000"}, "showarrow": false, "text": "6", "x": 1.55, "xanchor": "left", "xref": "x", "y": 43, "yref": "y"}, {"align": "left", "font": {"color": "#000000"}, "showarrow": false, "text": "Normal", "x": 2.55, "xanchor": "left", "xref": "x", "y": 43, "yref": "y"}, {"align": "left", "font": {"color": "#000000"}, "showarrow": false, "text": "1198", "x": 3.55, "xanchor": "left", "xref": "x", "y": 43, "yref": "y"}], "height": 1370, "margin": {"b": 0, "l": 0, "r": 0, "t": 0}, "xaxis": {"dtick": 1, "gridwidth": 2, "showticklabels": false, "tick0": -0.5, "ticks": "", "zeroline": false}, "yaxis": {"autorange": "reversed", "dtick": 1, "gridwidth": 2, "showticklabels": false, "tick0": 0.5, "ticks": "", "zeroline": false}}}
